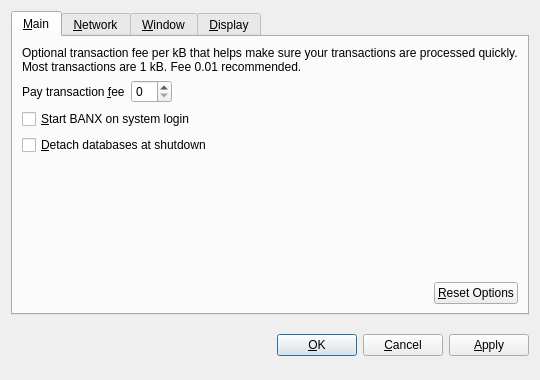
<?xml version="1.0" encoding="UTF-8"?>
<ui version="4.0">
 <class>OptionsDialog</class>
 <widget class="QDialog" name="OptionsDialog">
  <property name="geometry">
   <rect>
    <x>0</x>
    <y>0</y>
    <width>540</width>
    <height>380</height>
   </rect>
  </property>
  <property name="windowTitle">
   <string>Options</string>
  </property>
  <property name="modal">
   <bool>true</bool>
  </property>
  <layout class="QVBoxLayout" name="verticalLayout">
   <item>
    <widget class="QTabWidget" name="tabWidget">
     <property name="tabPosition">
      <enum>QTabWidget::North</enum>
     </property>
     <property name="currentIndex">
      <number>0</number>
     </property>
     <widget class="QWidget" name="tabMain">
      <attribute name="title">
       <string>&amp;Main</string>
      </attribute>
      <layout class="QVBoxLayout" name="verticalLayout_Main">
       <item>
        <widget class="QLabel" name="transactionFeeInfoLabel">
         <property name="text">
          <string>Optional transaction fee per kB that helps make sure your transactions are processed quickly. Most transactions are 1 kB. Fee 0.01 recommended.</string>
         </property>
         <property name="textFormat">
          <enum>Qt::PlainText</enum>
         </property>
         <property name="wordWrap">
          <bool>true</bool>
         </property>
        </widget>
       </item>
       <item>
        <layout class="QHBoxLayout" name="horizontalLayout_Main">
         <item>
          <widget class="QLabel" name="transactionFeeLabel">
           <property name="text">
            <string>Pay transaction &amp;fee</string>
           </property>
           <property name="textFormat">
            <enum>Qt::PlainText</enum>
           </property>
           <property name="buddy">
            <cstring>transactionFee</cstring>
           </property>
          </widget>
         </item>
         <item>
          <widget class="BitcoinAmountField" name="transactionFee"/>
         </item>
         <item>
          <spacer name="horizontalSpacer_Main">
           <property name="orientation">
            <enum>Qt::Horizontal</enum>
           </property>
           <property name="sizeHint" stdset="0">
            <size>
             <width>40</width>
             <height>20</height>
            </size>
           </property>
          </spacer>
         </item>
        </layout>
       </item>
       <item>
        <widget class="QCheckBox" name="bitcoinAtStartup">
         <property name="toolTip">
          <string>Automatically start BANX after logging in to the system.</string>
         </property>
         <property name="text">
          <string>&amp;Start BANX on system login</string>
         </property>
        </widget>
       </item>
       <item>
        <widget class="QCheckBox" name="detachDatabases">
         <property name="toolTip">
          <string>Detach block and address databases at shutdown. This means they can be moved to another data directory, but it slows down shutdown. The wallet is always detached.</string>
         </property>
         <property name="text">
          <string>&amp;Detach databases at shutdown</string>
         </property>
        </widget>
       </item>
       <item>
        <spacer name="verticalSpacer_Main">
         <property name="orientation">
          <enum>Qt::Vertical</enum>
         </property>
         <property name="sizeHint" stdset="0">
          <size>
           <width>20</width>
           <height>40</height>
          </size>
         </property>
        </spacer>
       </item>
       <item>
        <layout class="QHBoxLayout" name="horizontalLayout_2_Main">
         <item>
          <spacer name="horizontalSpacer_2_Main">
           <property name="orientation">
            <enum>Qt::Horizontal</enum>
           </property>
           <property name="sizeHint" stdset="0">
            <size>
             <width>40</width>
             <height>20</height>
            </size>
           </property>
          </spacer>
         </item>
         <item>
          <widget class="QPushButton" name="resetButton">
           <property name="toolTip">
            <string>Reset all client options to default.</string>
           </property>
           <property name="text">
            <string>&amp;Reset Options</string>
           </property>
           <property name="autoDefault">
            <bool>false</bool>
           </property>
          </widget>
         </item>
        </layout>
       </item>
      </layout>
     </widget>
     <widget class="QWidget" name="tabNetwork">
      <attribute name="title">
       <string>&amp;Network</string>
      </attribute>
      <layout class="QVBoxLayout" name="verticalLayout_Network">
       <item>
        <widget class="QCheckBox" name="mapPortUpnp">
         <property name="toolTip">
          <string>Automatically open the BANX client port on the router. This only works when your router supports UPnP and it is enabled.</string>
         </property>
         <property name="text">
          <string>Map port using &amp;UPnP</string>
         </property>
        </widget>
       </item>
       <item>
        <widget class="QCheckBox" name="connectSocks">
         <property name="toolTip">
          <string>Connect to the BANX network through a SOCKS proxy (e.g. when connecting through Tor).</string>
         </property>
         <property name="text">
          <string>&amp;Connect through SOCKS proxy:</string>
         </property>
        </widget>
       </item>
       <item>
        <layout class="QHBoxLayout" name="horizontalLayout_Network">
         <item>
          <widget class="QLabel" name="proxyIpLabel">
           <property name="text">
            <string>Proxy &amp;IP:</string>
           </property>
           <property name="textFormat">
            <enum>Qt::PlainText</enum>
           </property>
           <property name="buddy">
            <cstring>proxyIp</cstring>
           </property>
          </widget>
         </item>
         <item>
          <widget class="QValidatedLineEdit" name="proxyIp">
           <property name="maximumSize">
            <size>
             <width>140</width>
             <height>16777215</height>
            </size>
           </property>
           <property name="toolTip">
            <string>IP address of the proxy (e.g. 127.0.0.1)</string>
           </property>
          </widget>
         </item>
         <item>
          <widget class="QLabel" name="proxyPortLabel">
           <property name="text">
            <string>&amp;Port:</string>
           </property>
           <property name="textFormat">
            <enum>Qt::PlainText</enum>
           </property>
           <property name="buddy">
            <cstring>proxyPort</cstring>
           </property>
          </widget>
         </item>
         <item>
          <widget class="QLineEdit" name="proxyPort">
           <property name="maximumSize">
            <size>
             <width>55</width>
             <height>16777215</height>
            </size>
           </property>
           <property name="toolTip">
            <string>Port of the proxy (e.g. 9050)</string>
           </property>
          </widget>
         </item>
         <item>
          <widget class="QLabel" name="socksVersionLabel">
           <property name="text">
            <string>SOCKS &amp;Version:</string>
           </property>
           <property name="textFormat">
            <enum>Qt::PlainText</enum>
           </property>
           <property name="buddy">
            <cstring>socksVersion</cstring>
           </property>
          </widget>
         </item>
         <item>
          <widget class="QValueComboBox" name="socksVersion">
           <property name="toolTip">
            <string>SOCKS version of the proxy (e.g. 5)</string>
           </property>
          </widget>
         </item>
         <item>
          <spacer name="horizontalSpacer_Network">
           <property name="orientation">
            <enum>Qt::Horizontal</enum>
           </property>
           <property name="sizeHint" stdset="0">
            <size>
             <width>40</width>
             <height>20</height>
            </size>
           </property>
          </spacer>
         </item>
        </layout>
       </item>
       <item>
        <spacer name="verticalSpacer_Network">
         <property name="orientation">
          <enum>Qt::Vertical</enum>
         </property>
         <property name="sizeHint" stdset="0">
          <size>
           <width>20</width>
           <height>40</height>
          </size>
         </property>
        </spacer>
       </item>
      </layout>
     </widget>
     <widget class="QWidget" name="tabWindow">
      <attribute name="title">
       <string>&amp;Window</string>
      </attribute>
      <layout class="QVBoxLayout" name="verticalLayout_Window">
       <item>
        <widget class="QCheckBox" name="minimizeToTray">
         <property name="toolTip">
          <string>Show only a tray icon after minimizing the window.</string>
         </property>
         <property name="text">
          <string>&amp;Minimize to the tray instead of the taskbar</string>
         </property>
        </widget>
       </item>
       <item>
        <widget class="QCheckBox" name="minimizeOnClose">
         <property name="toolTip">
          <string>Minimize instead of exit the application when the window is closed. When this option is enabled, the application will be closed only after selecting Quit in the menu.</string>
         </property>
         <property name="text">
          <string>M&amp;inimize on close</string>
         </property>
        </widget>
       </item>
       <item>
        <spacer name="verticalSpacer_Window">
         <property name="orientation">
          <enum>Qt::Vertical</enum>
         </property>
         <property name="sizeHint" stdset="0">
          <size>
           <width>20</width>
           <height>40</height>
          </size>
         </property>
        </spacer>
       </item>
      </layout>
     </widget>
     <widget class="QWidget" name="tabDisplay">
      <attribute name="title">
       <string>&amp;Display</string>
      </attribute>
      <layout class="QVBoxLayout" name="verticalLayout_Display">
       <item>
        <layout class="QHBoxLayout" name="horizontalLayout_1_Display">
         <item>
          <widget class="QLabel" name="langLabel">
           <property name="text">
            <string>User Interface &amp;language:</string>
           </property>
           <property name="textFormat">
            <enum>Qt::PlainText</enum>
           </property>
           <property name="buddy">
            <cstring>lang</cstring>
           </property>
          </widget>
         </item>
         <item>
          <widget class="QValueComboBox" name="lang">
           <property name="toolTip">
            <string>The user interface language can be set here. This setting will take effect after restarting BANX.</string>
           </property>
          </widget>
         </item>
        </layout>
       </item>
       <item>
        <layout class="QHBoxLayout" name="horizontalLayout_2_Display">
         <item>
          <widget class="QLabel" name="unitLabel">
           <property name="text">
            <string>&amp;Unit to show amounts in:</string>
           </property>
           <property name="textFormat">
            <enum>Qt::PlainText</enum>
           </property>
           <property name="buddy">
            <cstring>unit</cstring>
           </property>
          </widget>
         </item>
         <item>
          <widget class="QValueComboBox" name="unit">
           <property name="toolTip">
            <string>Choose the default subdivision unit to show in the interface and when sending coins.</string>
           </property>
          </widget>
         </item>
        </layout>
       </item>
       <item>
        <widget class="QCheckBox" name="displayAddresses">
         <property name="toolTip">
          <string>Whether to show BANX addresses in the transaction list or not.</string>
         </property>
         <property name="text">
          <string>&amp;Display addresses in transaction list</string>
         </property>
        </widget>
       </item>
       <item>
        <widget class="QCheckBox" name="coinControlFeatures">
         <property name="toolTip">
          <string>Whether to show coin control features or not.</string>
         </property>
         <property name="text">
          <string>Display coin &amp;control features (experts only!)</string>
         </property>
        </widget>
       </item>
       <item>
        <spacer name="verticalSpacer_Display">
         <property name="orientation">
          <enum>Qt::Vertical</enum>
         </property>
         <property name="sizeHint" stdset="0">
          <size>
           <width>20</width>
           <height>40</height>
          </size>
         </property>
        </spacer>
       </item>
      </layout>
     </widget>
    </widget>
   </item>
   <item>
    <layout class="QHBoxLayout" name="horizontalLayout_Buttons">
     <item>
      <spacer name="horizontalSpacer_1">
       <property name="orientation">
        <enum>Qt::Horizontal</enum>
       </property>
       <property name="sizeHint" stdset="0">
        <size>
         <width>40</width>
         <height>48</height>
        </size>
       </property>
      </spacer>
     </item>
     <item>
      <widget class="QLabel" name="statusLabel">
       <property name="font">
        <font>
         <weight>75</weight>
         <bold>true</bold>
        </font>
       </property>
       <property name="text">
        <string/>
       </property>
       <property name="textFormat">
        <enum>Qt::PlainText</enum>
       </property>
       <property name="wordWrap">
        <bool>true</bool>
       </property>
      </widget>
     </item>
     <item>
      <spacer name="horizontalSpacer_2">
       <property name="orientation">
        <enum>Qt::Horizontal</enum>
       </property>
       <property name="sizeHint" stdset="0">
        <size>
         <width>40</width>
         <height>48</height>
        </size>
       </property>
      </spacer>
     </item>
     <item>
      <widget class="QPushButton" name="okButton">
       <property name="text">
        <string>&amp;OK</string>
       </property>
      </widget>
     </item>
     <item>
      <widget class="QPushButton" name="cancelButton">
       <property name="text">
        <string>&amp;Cancel</string>
       </property>
       <property name="autoDefault">
        <bool>false</bool>
       </property>
      </widget>
     </item>
     <item>
      <widget class="QPushButton" name="applyButton">
       <property name="text">
        <string>&amp;Apply</string>
       </property>
       <property name="autoDefault">
        <bool>false</bool>
       </property>
      </widget>
     </item>
    </layout>
   </item>
  </layout>
 </widget>
 <customwidgets>
  <customwidget>
   <class>BitcoinAmountField</class>
   <extends>QSpinBox</extends>
   <header>bitcoinamountfield.h</header>
  </customwidget>
  <customwidget>
   <class>QValueComboBox</class>
   <extends>QComboBox</extends>
   <header>qvaluecombobox.h</header>
  </customwidget>
  <customwidget>
   <class>QValidatedLineEdit</class>
   <extends>QLineEdit</extends>
   <header>qvalidatedlineedit.h</header>
  </customwidget>
 </customwidgets>
 <resources/>
 <connections/>
</ui>
